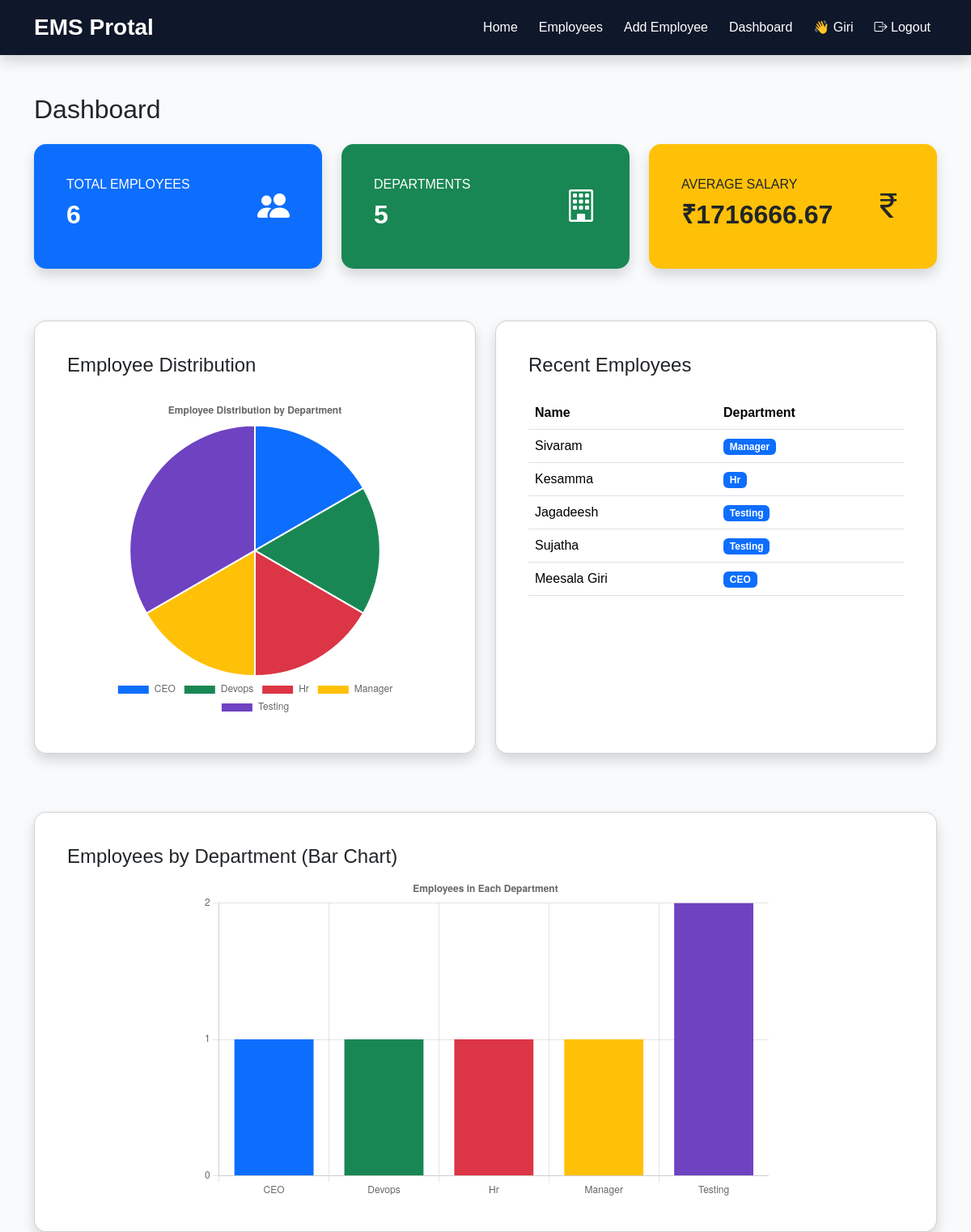
Before: /dashboard/ (signed in) with the older database file.
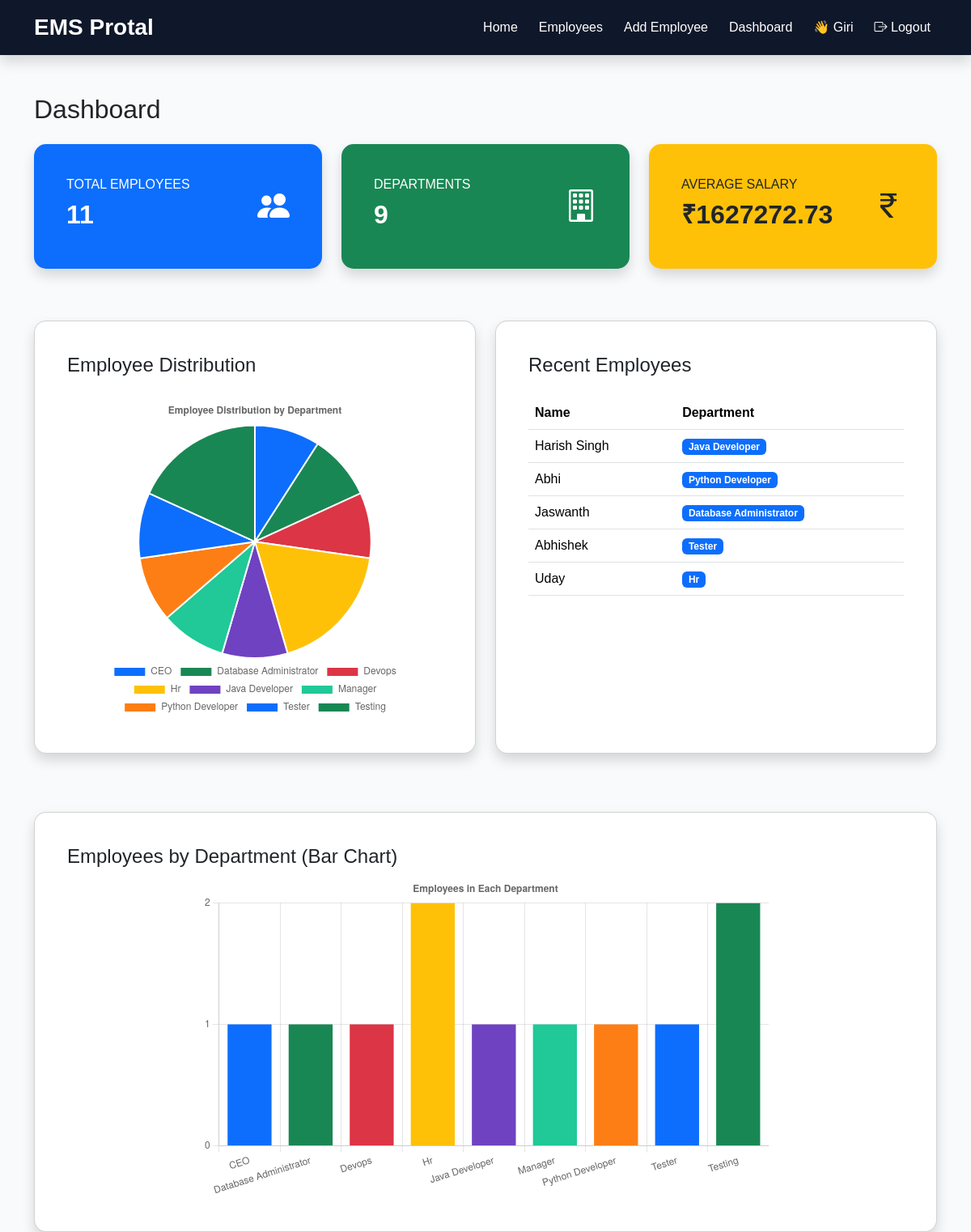
After: the same page with the newer database file.
### employee/models.py (models this page shows, shortened)
class Employee(models.Model):
    name = models.CharField(max_length=100)
    email = models.EmailField(unique=True)
    phone = models.CharField(max_length=15)
    department = models.CharField(max_length=50)
    salary = models.DecimalField(max_digits=10, decimal_places=2)
    joining_date = models.DateField()
    photo = models.ImageField(
        upload_to="employee_photos/",
        blank=True,
        null=True
    )

### employee/views.py (the view)
# urls.py: path("dashboard/", views.dashboard, name="dashboard"),
@login_required
def dashboard(request):
    total_employees = Employee.objects.count()
    total_departments = Employee.objects.values(
        "department"
    ).distinct().count()
    average_salary = Employee.objects.aggregate(
        Avg("salary")
    )["salary__avg"]
    recent_employees = Employee.objects.order_by(
        "-id"
    )[:5]
    department_data = Employee.objects.values(
        "department"
    ).annotate(
        total=Count("id")
    )
    context = {
        "total_employees": total_employees,
        "total_departments": total_departments,
        "average_salary": average_salary,
        "recent_employees": recent_employees,
        "department_data": department_data,
    }
    return render(request, "dashboard.html", context)

### templates/dashboard.html (shortened to what the changed rows need)
{% extends "base.html" %}
{% block content %}
<h2 class="mb-4">Dashboard</h2>
<div class="row">
    <div class="col-md-4 mb-3">
        <div class="card shadow border-0 bg-primary text-white">
            <div class="card-body">
                <div class="d-flex justify-content-between align-items-center">
                    <div>
                        <h6 class="text-uppercase">Total Employees</h6>
                        <h2 class="fw-bold">{{ total_employees }}</h2>
                    </div>
                </div>
            </div>
        </div>
    </div>
    <div class="col-md-4 mb-3">
        <div class="card shadow border-0 bg-success text-white">
            <div class="card-body">
                <div class="d-flex justify-content-between align-items-center">
                    <div>
                        <h6 class="text-uppercase">Departments</h6>
                        <h2 class="fw-bold">{{ total_departments }}</h2>
                    </div>
                </div>
            </div>
        </div>
    </div>
    <div class="col-md-4 mb-3">
        <div class="card shadow border-0 bg-warning text-dark">
            <div class="card-body">
                <div class="d-flex justify-content-between align-items-center">
                    <div>
                        <h6 class="text-uppercase">Average Salary</h6>
                        <h2 class="fw-bold">₹{{ average_salary|floatformat:2 }}</h2>
                    </div>
                </div>
            </div>
        </div>
    </div>
</div>
<div class="row mt-5">
    <div class="col-lg-6 mb-4">
        <div class="card shadow h-100">
            <div class="card-body">
                <div class="d-flex justify-content-center">
                    <div style="width:400px;height:400px;">
                        <canvas id="departmentChart"></canvas>
                    </div>
                </div>
            </div>
        </div>
    </div>
    <div class="col-lg-6 mb-4">
        <div class="card shadow h-100">
            <div class="card-body">
                <table class="table table-hover">
                    <thead>
                        <tr>
                            <th>Name</th>
                            <th>Department</th>
                        </tr>
                    </thead>
                    <tbody>
                        {% for employee in recent_employees %}
                        <tr>
                            <td>{{ employee.name }}</td>
                            <td>
                                <span class="badge bg-primary">
                                    {{ employee.department }}
                                </span>
                            </td>
                        </tr>
                        {% endfor %}
                    </tbody>
                </table>
            </div>
        </div>
    </div>
</div>
<div class="card shadow mt-5">
    <div class="card-body">
        <div class="d-flex justify-content-center">
            <div style="width: 700px; height: 400px;">
                <canvas id="departmentBarChart"></canvas>
            </div>
        </div>
    </div>
</div>
<script>
const ctx = document.getElementById('departmentChart');
const departmentLabels = [
    {% for item in department_data %}
        "{{ item.department }}",
    {% endfor %}
];
const departmentCounts = [
    {% for item in department_data %}
        {{ item.total }},
    {% endfor %}
];
new Chart(ctx, {
    type: "pie",
    data: {
        labels: departmentLabels,
        datasets: [{
            label: "Employees",
            data: departmentCounts,
            backgroundColor: [
                "#0d6efd",
                "#198754",
                "#dc3545",
                "#ffc107",
                "#6f42c1",
                "#20c997",
                "#fd7e14"
            ],
            borderColor: "#ffffff",
            borderWidth: 2
        }]
    },
    options: {
        responsive: true,
        plugins: {
            legend: {
                position: "bottom"
            },
            title: {
                display: true,
                text: "Employee Distribution by Department"
            }
        }
    }
});
const barCtx = document.getElementById("departmentBarChart");
new Chart(barCtx, {
    type: "bar",
    data: {
        labels: departmentLabels,
        datasets: [{
            label: "Employees",
            data: departmentCounts,
            backgroundColor: [
                "#0d6efd",
                "#198754",
                "#dc3545",
                "#ffc107",
                "#6f42c1",
                "#20c997",
                "#fd7e14"
            ]
        }]
    },
    options: {
        responsive: true,
        maintainAspectRatio: false,
        scales: {
            y: {
                beginAtZero: true,
                ticks: {
                    precision: 0
                }
            }
        },
        plugins: {
            legend: {
                display: false
            },
            title: {
                display: true,
                text: "Employees in Each Department"
            }
        }
    }
});
</script>
{% endblock %}

Changed rows visible on the page:
no longer on this page (row unchanged): Employee: name "Sivaram", department "Manager"
no longer on this page (row unchanged): Employee: name "Kesamma", department "Hr"
no longer on this page (row unchanged): Employee: name "Jagadeesh", department "Testing"
no longer on this page (row unchanged): Employee: name "Sujatha", department "Testing"
no longer on this page (row unchanged): Employee: name "Meesala Giri", department "CEO"
added Employee: name "Harish Singh", department "Java Developer"
added Employee: name "Abhi", department "Python Developer"
added Employee: name "Jaswanth", department "Database Administrator"
added Employee: name "Abhishek", department "Tester"
added Employee: name "Uday", department "Hr"
Other visible differences:
{{ total_employees }}: "6" → "11"
{{ total_departments }}: "5" → "9"
{{ average_salary|floatformat:2 }}: "1716666.67" → "1627272.73"
chart data {{ item.department }}: CEO, Devops, Hr, Manager, Testing → CEO, Database Administrator, Devops, Hr, Java Developer, Manager, Python Developer, Tester, Testing
chart data {{ item.total }}: 1, 1, 1, 1, 2 → 1, 1, 1, 2, 1, 1, 1, 1, 2
